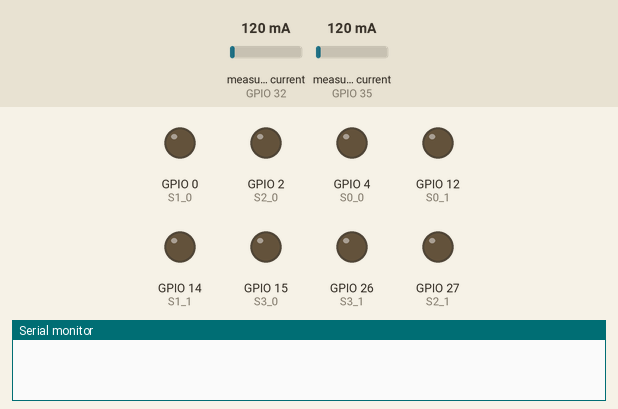
Recording of a sketch running on a simulated ESP32. Shown: output pins drawn as LEDs (lit = HIGH), the last lines printed to the serial monitor. The test bench sets the inputs (shaded band); at power-on: measured current (sensors on GPIO 32, GPIO 35) 120 mA.

Above: at 1.0 s.
At 2.5 s:
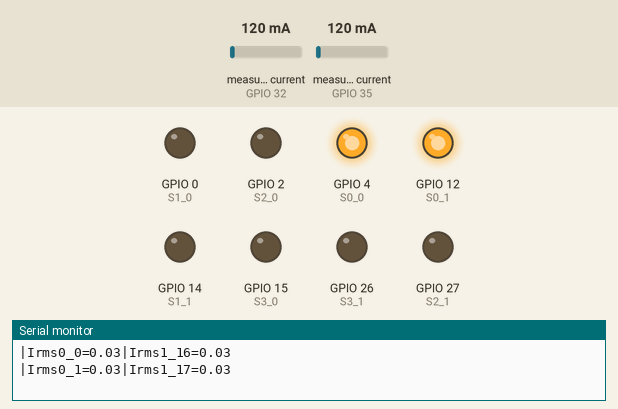
At 5.5 s:
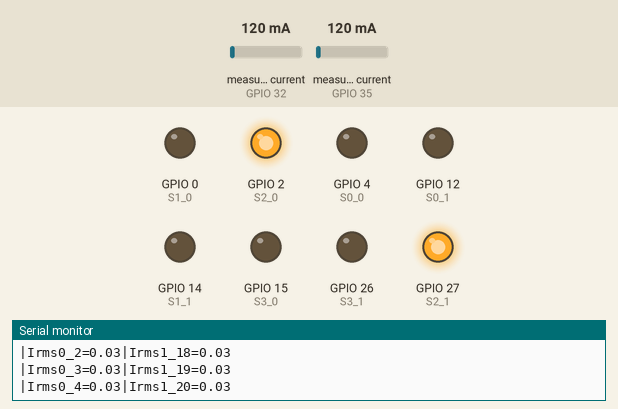
At 10.5 s:
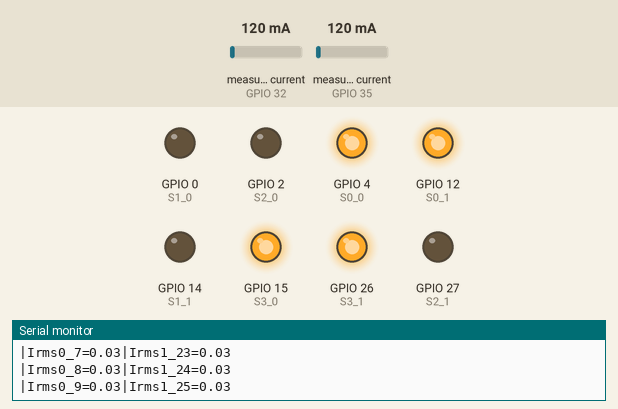
At 14.5 s:
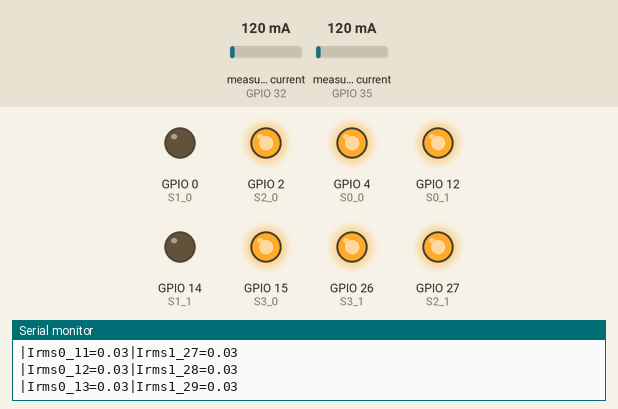
At 19.5 s:
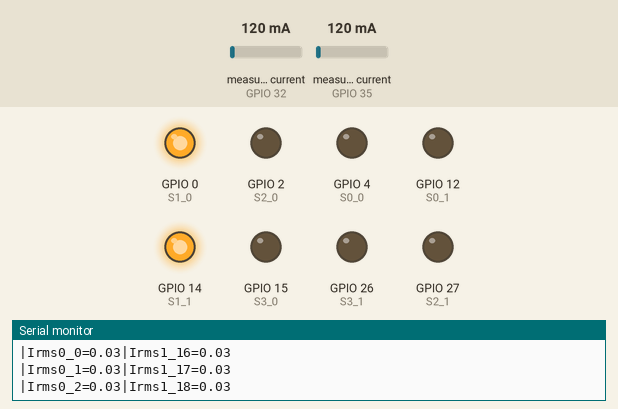
Timing chart, 0 to 20.8 s (numbered marks = the images above):
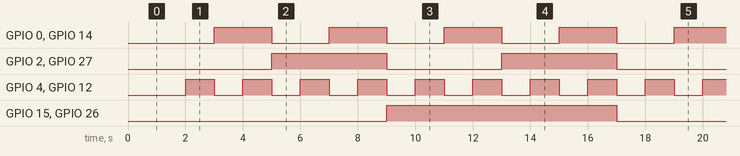

Measured:
- by itself, GPIO 0 (S1_0), GPIO 14 (S1_1): alternates HIGH for 2.0 s and LOW for 2.0 s
- by itself, GPIO 2 (S2_0), GPIO 27 (S2_1): alternates HIGH for 4.0 s and LOW for 4.0 s
- by itself, GPIO 4 (S0_0), GPIO 12 (S0_1): alternates HIGH for 1.0 s and LOW for 1.0 s
- by itself, GPIO 15 (S3_0), GPIO 26 (S3_1): alternates HIGH for 8.0 s and LOW for 8.0 s

The sketch:

CurrentMeasureSwitchMUX_v1.0.ino
```cpp
#include "EmonLib.h"
#include <WiFi.h>
#include <WiFiUdp.h>

const int statusLED = 13;

const int S0_0 = 4;
const int S1_0 = 0;
const int S2_0 = 2;
const int S3_0 = 15;

const int S0_1 = 12;
const int S1_1 = 14;
const int S2_1 = 27;
const int S3_1 = 26;

int64_t oldtime;
int i = 0;

//float Fcal = 0.807097582;
//float Fcal = 0.349667607;
float Fcal = 0.279467369;

char *mux[] = {"0000", //ch0
               "1000", //ch1
               "0100", // ok
               "1100", // ok
               "0010", //ch4
               "1010", // ok
               "0110", // ok
               "1110", //ok
               "0001", //ok
               "1001", //ok
               "0101", //irms0: ok  irms1: ok
               "1101", //irms0: ok  irms1: ok
               "0011", //irms0: ok  irms1: ok
               "1011", //irms0: ok  irms1: ok
               "0111", //irms0: ok  irms1: ok
               "1111"}; //irms0: ok  irms1: ok

//char *mux[] = {"0011"};

String ch_mux;

String mux_bit0;
String mux_bit1;
String mux_bit2;
String mux_bit3;

//Emon Init
EnergyMonitor emon0_0;                            // Create an instance emon0
EnergyMonitor emon0_1;                            // Create an instance emon1

void setup() {
  Serial.begin(9600);
  emon0_0.current(A4, 38.3);                       // Current: input pin, calibration. ratio/Rburden
  emon0_1.current(A7, 38.3);                       // Current: input pin, calibration. ratio/Rburden

  // Initialiaze digital pinout for drive S0,S1,S2,S3 MUX0
  pinMode(S0_0, OUTPUT);
  pinMode(S1_0, OUTPUT);
  pinMode(S2_0, OUTPUT);
  pinMode(S3_0, OUTPUT);

  // Initialiaze digital pinout for drive S0,S1,S2,S3 MUX1
  pinMode(S0_1, OUTPUT);
  pinMode(S1_1, OUTPUT);
  pinMode(S2_1, OUTPUT);
  pinMode(S3_1, OUTPUT);

  // Initialize value oldtime millis
  oldtime = millis();
}

void loop() {
    if((millis() - oldtime) > 0){
      if((millis() - oldtime) >= 1000){
        oldtime = millis();
        ch_mux = mux[i];
        mux_bit0 = ch_mux.substring(0,1); mux_bit1 = ch_mux.substring(1,2); mux_bit2 = ch_mux.substring(2,3); mux_bit3 = ch_mux.substring(3,4);
//        Serial.println(ch_mux);
//        Serial.print(mux_bit0);Serial.print("|");Serial.print(mux_bit1);Serial.print("|");Serial.print(mux_bit2);Serial.print("|");Serial.println(mux_bit3);

        digitalWrite(S0_0, mux_bit0.toInt());digitalWrite(S1_0,mux_bit1.toInt());digitalWrite(S2_0,mux_bit2.toInt());digitalWrite(S3_0,mux_bit3.toInt());
        digitalWrite(S0_1,mux_bit0.toInt());digitalWrite(S1_1,mux_bit1.toInt());digitalWrite(S2_1,mux_bit2.toInt());digitalWrite(S3_1,mux_bit3.toInt());

        float Irms0_0 = emon0_0.calcIrms(1800)*Fcal;
        float Irms0_1 = emon0_1.calcIrms(1800)*Fcal;

        Serial.print("|Irms0_");Serial.print(i);Serial.print("=");Serial.print(Irms0_0);
        Serial.print("|Irms1_");Serial.print(i+16);Serial.print("=");Serial.println(Irms0_1);
        i++;
        if(i>15){
          i =0;
        }
    }
  }
}
```
